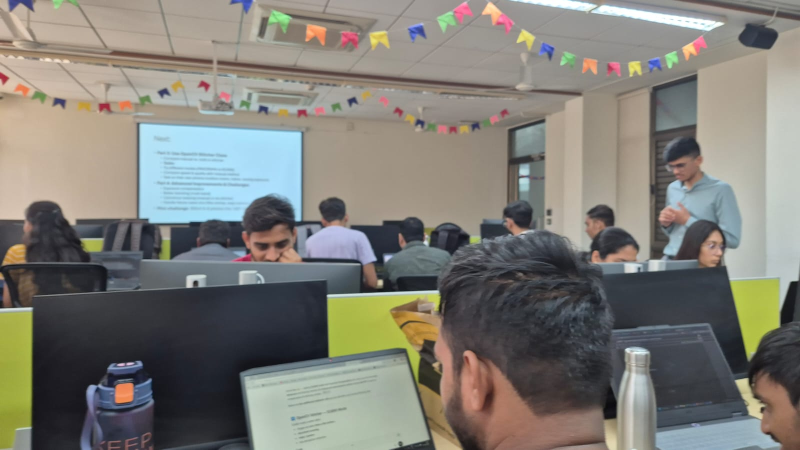
#> input picture LAB_5/data/1.jpeg, 1600 x 900 px, found by its file name (shown at 1/2 size); its folder holds only this picture in this run
$ jupyter execute --allow-errors OpenCV_stitch.ipynb
#> lines starting #> are read from the running program, lines starting #| are printed output that depends on the picture
[cell 1]
import cv2
import numpy as np
import matplotlib.pyplot as plt
import os
from pathlib import Path

IMAGE_FOLDER = "/content/data"
EXT = [".jpg",".jpeg",".png"]

[cell 2]
def resize(img, max_width=800):
    h,w = img.shape[:2]
    if w > max_width:
        scale = max_width/w
        img = cv2.resize(img,(int(w*scale),int(h*scale)))
    return img

[cell 3]
def load_images(folder):
#> called with folder = '/content/data'
    images=[]
    for file in sorted(os.listdir(folder)):
        if Path(file).suffix.lower() in EXT:
            path = os.path.join(folder,file)
            img = cv2.imread(path)
#> img is the input picture: shape (900, 1600, 3); mean B, G, R 118.5, 125.5, 127.2
            if img is not None:
                img = resize(img)
#> in resize, `img = cv2.resize(img,(int(w*scale),int(h*scale)))`:
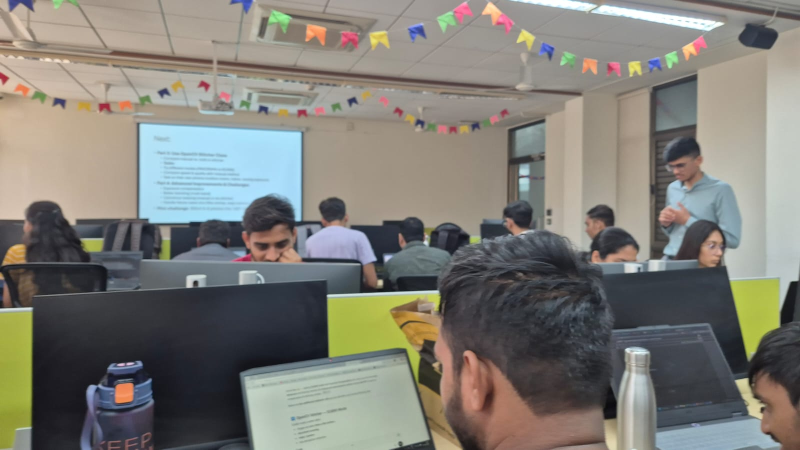
#> img: shape (450, 800, 3); mean of channels 0, 1, 2 118.6, 125.6, 127.4; drawn as B, G, R
                images.append(img)
                print("Loaded:",file,img.shape)
#| Loaded: 1.jpeg (450, 800, 3)
    return images

[cell 4]
# [20 lines left out: function detect_match, not called in this run]

[cell 5]
# [20 lines left out: function detect_match, not called in this run]

[cell 6]
# [11 lines left out: function get_homography, not called in this run]

[cell 7]
# [21 lines left out: function stitch, not called in this run]

def crop(img):
    gray = cv2.cvtColor(img,cv2.COLOR_BGR2GRAY)
    _,th = cv2.threshold(gray,1,255,cv2.THRESH_BINARY)
    contours,_ = cv2.findContours(th,cv2.RETR_EXTERNAL,cv2.CHAIN_APPROX_SIMPLE)
    x,y,w,h = cv2.boundingRect(contours[0])
    return img[y:y+h,x:x+w]

[cell 8]
def stitch_all(images):
    pano = images[0]
    for i in range(1,len(images)):
        print("\nStitching image",i)
        kp1,kp2,good = detect_match(pano,images[i])
        H = get_homography(kp1,kp2,good)

        if H is None:
            print("Homography failed")
            continue

        pano = stitch(pano,images[i],H)
    pano = crop(pano)
    return pano

[cell 9]
images = load_images(IMAGE_FOLDER)
#> images = 1 item
#> (the rest of this cell did not finish here and is left out)

[cell 10]
plt.figure(figsize=(15,5))
for i,img in enumerate(images[:4]):
    plt.subplot(1,len(images[:4]),i+1)
    plt.imshow(cv2.cvtColor(img,cv2.COLOR_BGR2RGB))
    plt.title(f"Image {i+1}")
    plt.axis("off")
#> this loop made 1 pass
plt.show()

[cell 11]
print("\nManual Panorama")
manual = stitch_all(images)
#> in crop, `gray = cv2.cvtColor(img,cv2.COLOR_BGR2GRAY)`:
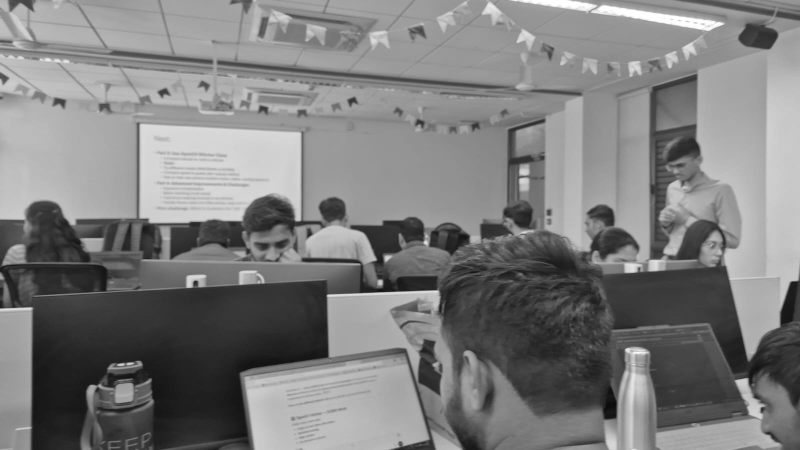
#> gray: shape (450, 800); min 10, max 255, mean 125.3
#> in crop, `_,th = cv2.threshold(gray,1,255,cv2.THRESH_BINARY)`: th: shape (450, 800); every value is 255
#> in crop, `contours,_ = cv2.findContours(th,cv2.RETR_EXTERNAL,cv2.CHAIN_APPROX_SI..`: contours = [[[0, 0], [0, 449], [799, 449], [799, 0]]]
#> in crop, `x,y,w,h = cv2.boundingRect(contours[0])`: x = 0; w = 800; h = 450
plt.figure(figsize=(14,8))
plt.imshow(cv2.cvtColor(manual,cv2.COLOR_BGR2RGB))
plt.title("Manual Panorama")
plt.axis("off")
plt.show()

[cell 12]
print("\nOpenCV Automatic Stitcher")
stitcher = cv2.Stitcher_create()
status,pano = stitcher.stitch(images)
#> status = 1
if status == cv2.Stitcher_OK:
    plt.figure(figsize=(14,8))
    plt.imshow(cv2.cvtColor(pano,cv2.COLOR_BGR2RGB))
    plt.title("OpenCV Panorama")
    plt.axis("off")
    plt.show()
else:
    print("Stitching failed:",status)
#| Stitching failed: 1
print("\nDone.")

$ run again, on LAB_5/data/13.jpeg
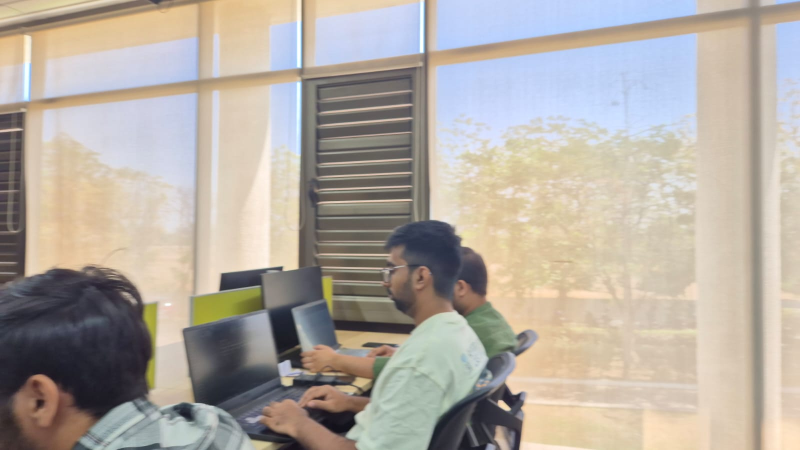
#> input picture LAB_5/data/13.jpeg, 1600 x 900 px, found by its file name (shown at 1/2 size)
#> in load_images, img is the input picture: shape (900, 1600, 3); mean B, G, R 161.9, 170.8, 178.5
#> in resize, `img = cv2.resize(img,(int(w*scale),int(h*scale)))`:
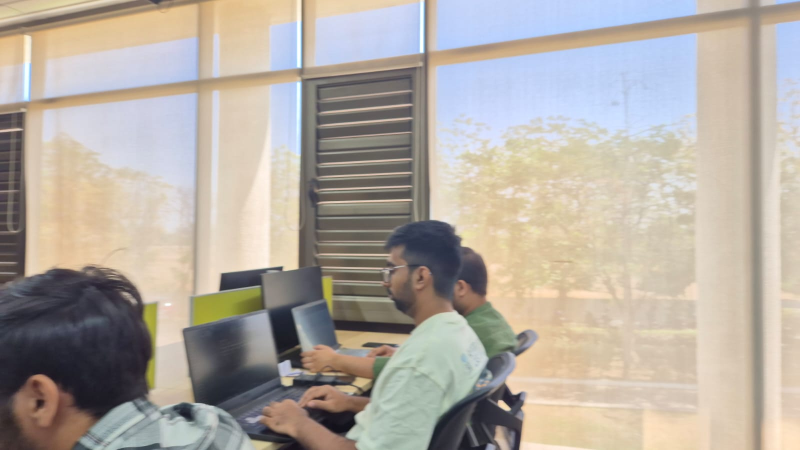
#> img: shape (450, 800, 3); mean of channels 0, 1, 2 162.1, 170.9, 178.7; drawn as B, G, R
#| Loaded: 13.jpeg (450, 800, 3)
#> images = 1 item
#> the loop `for i,img in enumerate(images[:4]):` made 1 pass
#> in crop, `gray = cv2.cvtColor(img,cv2.COLOR_BGR2GRAY)`:
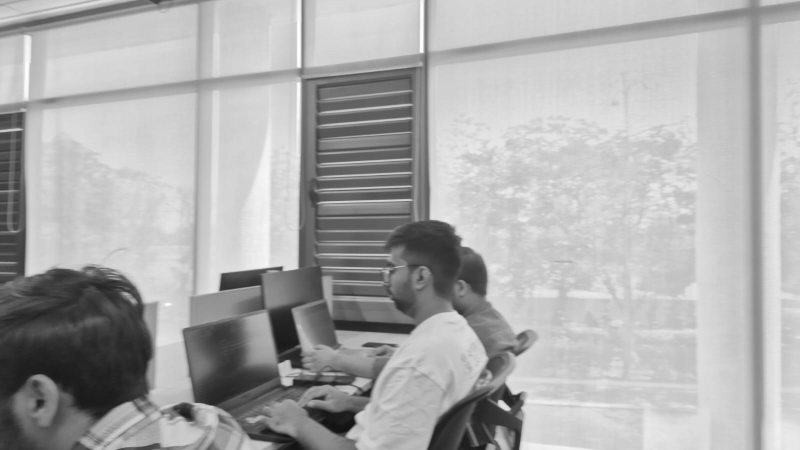
#> gray: shape (450, 800); min 17, max 255, mean 172.3
#> th: shape (450, 800); every value is 255
#> contours = [[[0, 0], [0, 449], [799, 449], [799, 0]]]
#> in crop, `x,y,w,h = cv2.boundingRect(contours[0])`: x = 0; w = 800; h = 450
#> status = 1
#| Stitching failed: 1

$ run again, on LAB_5/data/14.jpeg
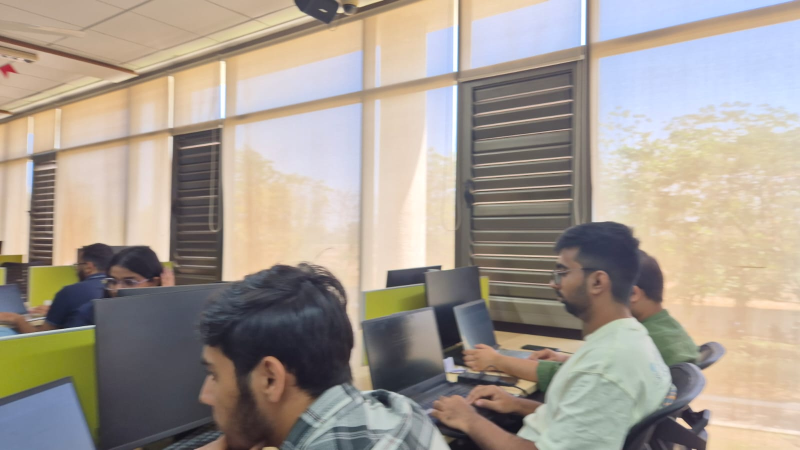
#> input picture LAB_5/data/14.jpeg, 1600 x 900 px, found by its file name (shown at 1/2 size)
#> in load_images, img is the input picture: shape (900, 1600, 3); mean B, G, R 145.5, 155.5, 165.1
#> in resize, `img = cv2.resize(img,(int(w*scale),int(h*scale)))`:
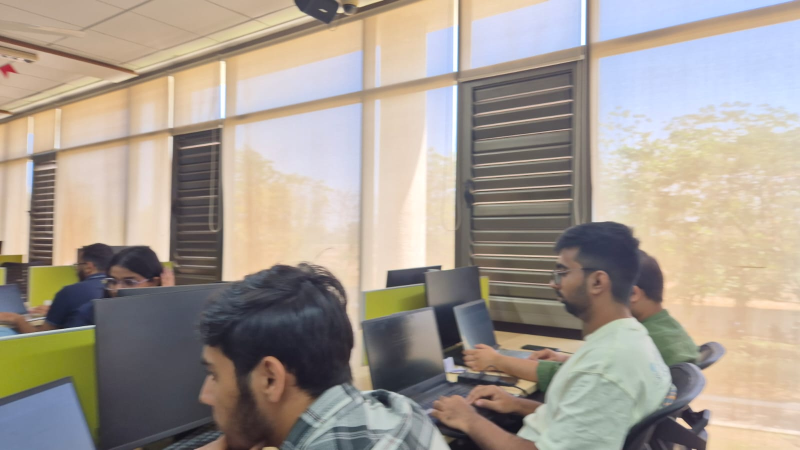
#> img: shape (450, 800, 3); mean of channels 0, 1, 2 145.7, 155.7, 165.2; drawn as B, G, R
#| Loaded: 14.jpeg (450, 800, 3)
#> images = 1 item
#> the loop `for i,img in enumerate(images[:4]):` made 1 pass
#> in crop, `gray = cv2.cvtColor(img,cv2.COLOR_BGR2GRAY)`:
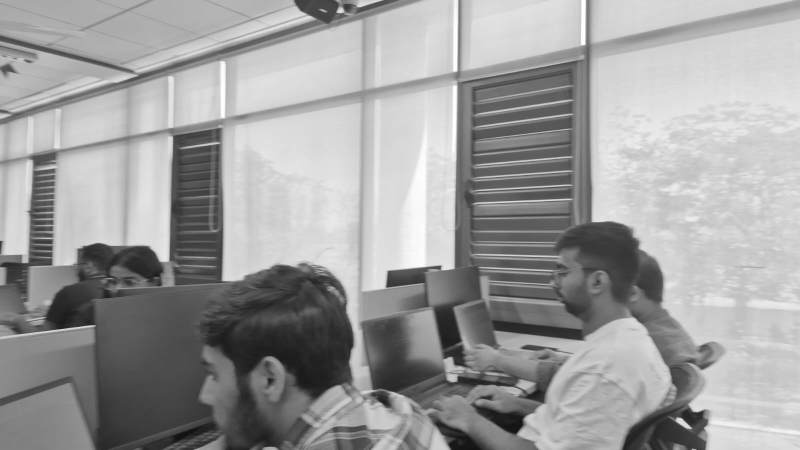
#> gray: shape (450, 800); min 16, max 255, mean 157.4
#> th: shape (450, 800); every value is 255
#> contours = [[[0, 0], [0, 449], [799, 449], [799, 0]]]
#> in crop, `x,y,w,h = cv2.boundingRect(contours[0])`: x = 0; w = 800; h = 450
#> status = 1
#| Stitching failed: 1

$ run again, on LAB_5/data/15.jpeg
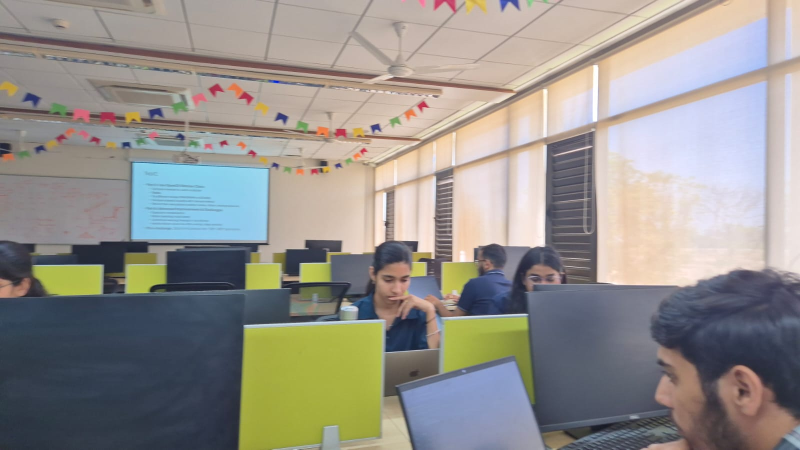
#> input picture LAB_5/data/15.jpeg, 1600 x 900 px, found by its file name (shown at 1/2 size)
#> in load_images, img is the input picture: shape (900, 1600, 3); mean B, G, R 139.8, 145, 148.1
#> in resize, `img = cv2.resize(img,(int(w*scale),int(h*scale)))`:
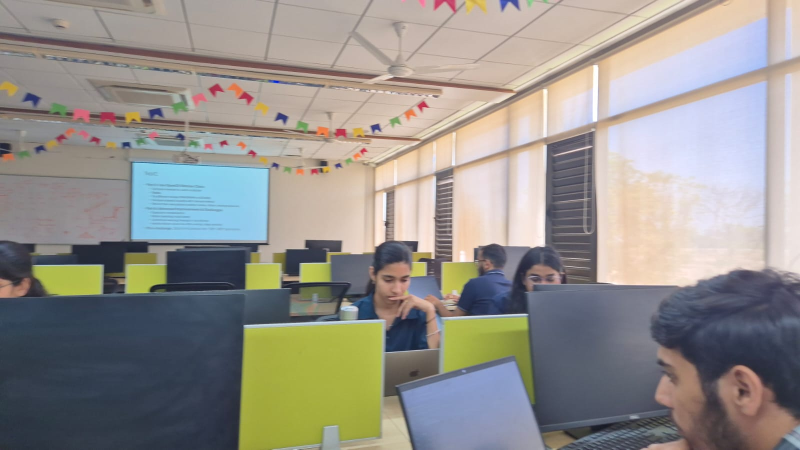
#> img: shape (450, 800, 3); mean of channels 0, 1, 2 140, 145.1, 148.3; drawn as B, G, R
#| Loaded: 15.jpeg (450, 800, 3)
#> images = 1 item
#> the loop `for i,img in enumerate(images[:4]):` made 1 pass
#> in crop, `gray = cv2.cvtColor(img,cv2.COLOR_BGR2GRAY)`:
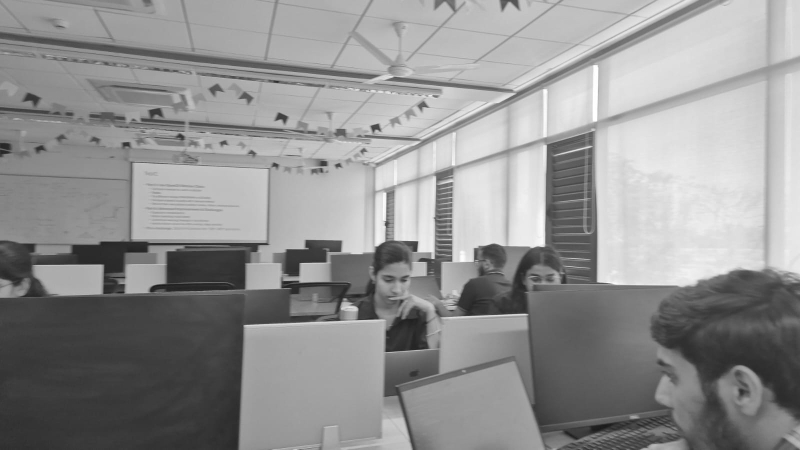
#> gray: shape (450, 800); min 26, max 255, mean 145.5
#> th: shape (450, 800); every value is 255
#> contours = [[[0, 0], [0, 449], [799, 449], [799, 0]]]
#> in crop, `x,y,w,h = cv2.boundingRect(contours[0])`: x = 0; w = 800; h = 450
#> status = 1
#| Stitching failed: 1

$ run again, on LAB_5/data/10.jpeg
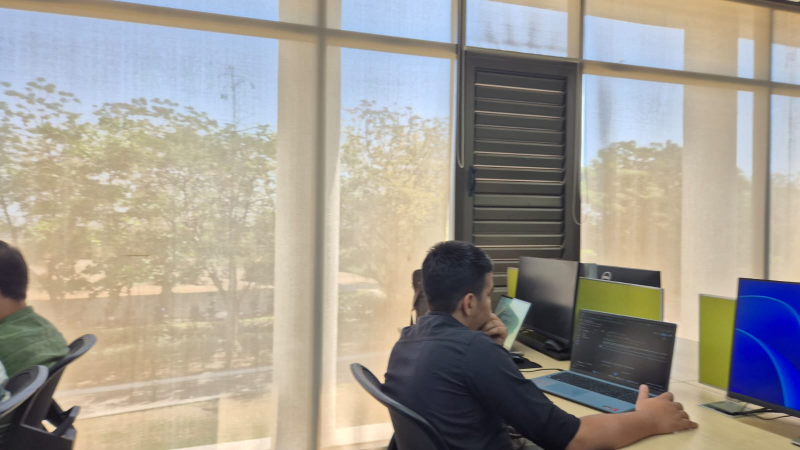
#> input picture LAB_5/data/10.jpeg, 1600 x 900 px, found by its file name (shown at 1/2 size)
#> in load_images, img is the input picture: shape (900, 1600, 3); mean B, G, R 146.8, 155, 160.3
#> in resize, `img = cv2.resize(img,(int(w*scale),int(h*scale)))`:
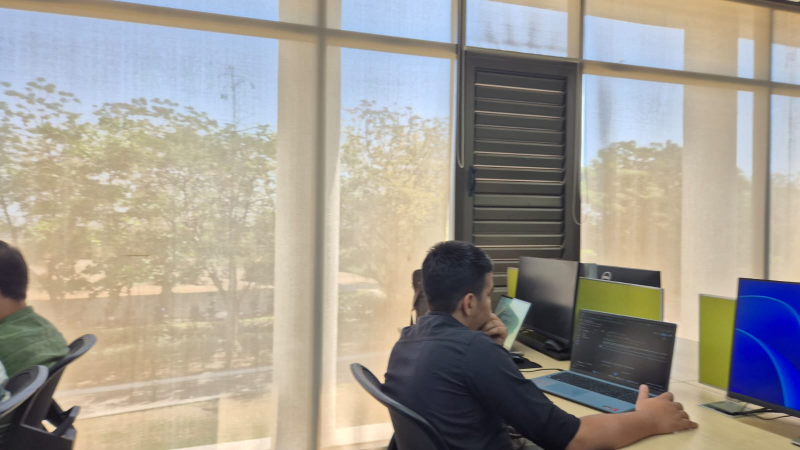
#> img: shape (450, 800, 3); mean of channels 0, 1, 2 146.9, 155.2, 160.4; drawn as B, G, R
#| Loaded: 10.jpeg (450, 800, 3)
#> images = 1 item
#> the loop `for i,img in enumerate(images[:4]):` made 1 pass
#> in crop, `gray = cv2.cvtColor(img,cv2.COLOR_BGR2GRAY)`:
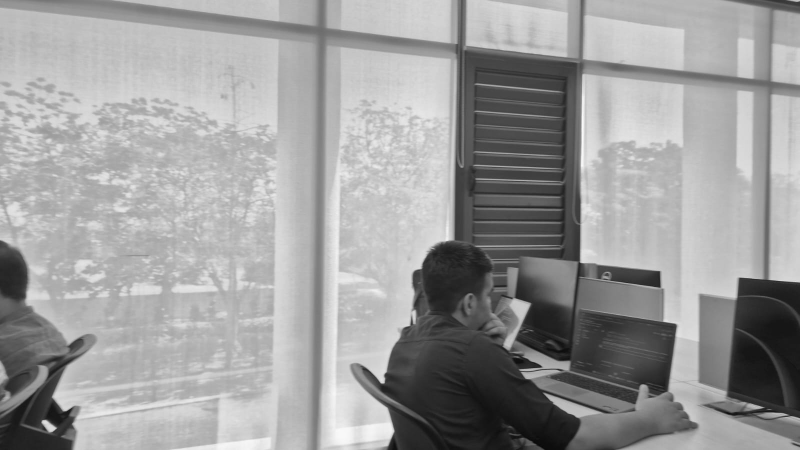
#> gray: shape (450, 800); min 9, max 249, mean 155.8
#> th: shape (450, 800); every value is 255
#> contours = [[[0, 0], [0, 449], [799, 449], [799, 0]]]
#> in crop, `x,y,w,h = cv2.boundingRect(contours[0])`: x = 0; w = 800; h = 450
#> status = 1
#| Stitching failed: 1
